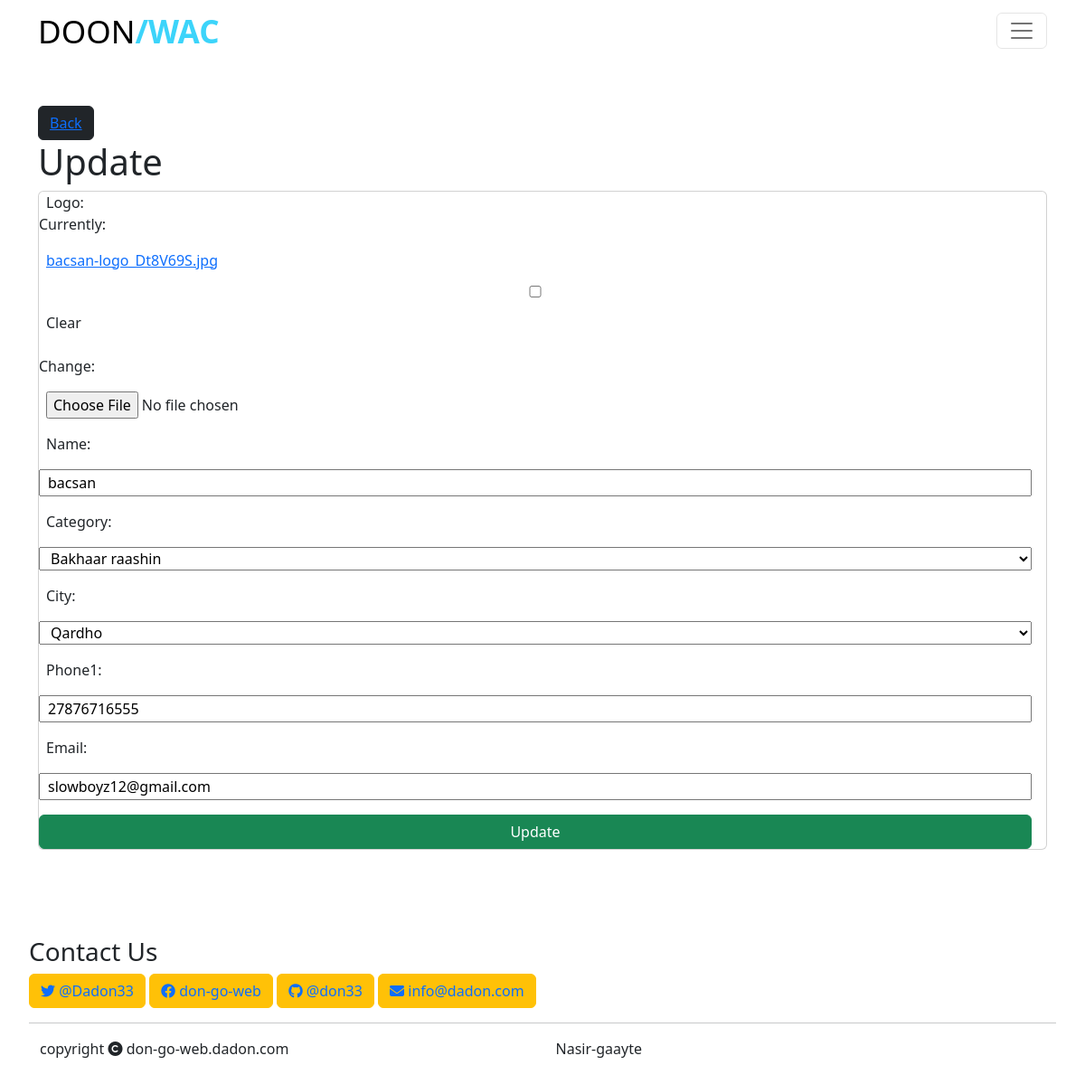
Screenshot of /update/2/ (signed in) with the database file from the repository.
### core/models.py (models this page shows, shortened)
class Contactmodel(models.Model):
    auther=models.ForeignKey(User,on_delete=models.CASCADE)
    logo = models.ImageField(blank=True, null=True)
    name = models.CharField(max_length=255,null=False,blank=False)
    category=models.ForeignKey(Categorymodel,on_delete=models.CASCADE)
    city=models.ForeignKey(Citymodel,on_delete=models.CASCADE)
    phone1 = models.IntegerField(null=False,blank=False)
    email = models.EmailField(max_length=100, blank=True, null= True)
    location_imo = models.ImageField(null=True, blank=True)
    location_url = models.URLField()
    desc = models.TextField(null=True, blank=True)

class Categorymodel(models.Model):
    name = models.CharField(max_length=100)
    def __str__(self):
        return self.name

### core/views.py (the view)
# urls.py: path('update/<int:id>/',views.update_req,name='update'),
def update_req(request, id):
    conts = Contactmodel.objects.get(pk=id)
    if request.method == "POST":
        form = AddForm(request.POST, instance=conts)
        if form.is_valid():
            form.save()
        return redirect ('home')
    form=AddForm(instance=conts)
    return render(request,'core/update.html',{
        'form':form,
        })

### core/forms.py
class AddForm(forms.ModelForm):
    class Meta:
        model = Contactmodel
        fields = ("logo", "name",  "category", "city", "phone1","email")

### core/models.py (called while the page is built)
    def __str__(self):
        return self.name

### core/templates/core/update.html (shortened to what this page needs)
{% extends 'core/home.html' %}
{% block content %}
<div class="mt-5">
    <div class="container">
        <button class="btn btn-dark" type="submit"><a href="{% url 'home' %}">Back</a></button>
        <h1>Update </h1>
        <div class="card">
            <form class="row g-3 container titless " method="POST" enctype="multipart/form-data">
                {{form}}
                <button class="btn btn-success"  type="submit">Update</button>
            </form>
        </div>
    </div>
</div>
{% endblock content %}

### static/css/main.css (style rules this page uses)
:root { --cta--color:rgb(57, 187, 219); }
body { background: #f2f2f2; margin: 0; padding: 0; font-family: "Roboto Condensed"; font-size: small; font-weight: 50; }
a { color: #444444; }

### rows the page displays
Contactmodel: name "bacsan", category "Bakhaar raashin", city "Qardho", phone1 "27876716555", email "slowboyz12@gmail.com"
